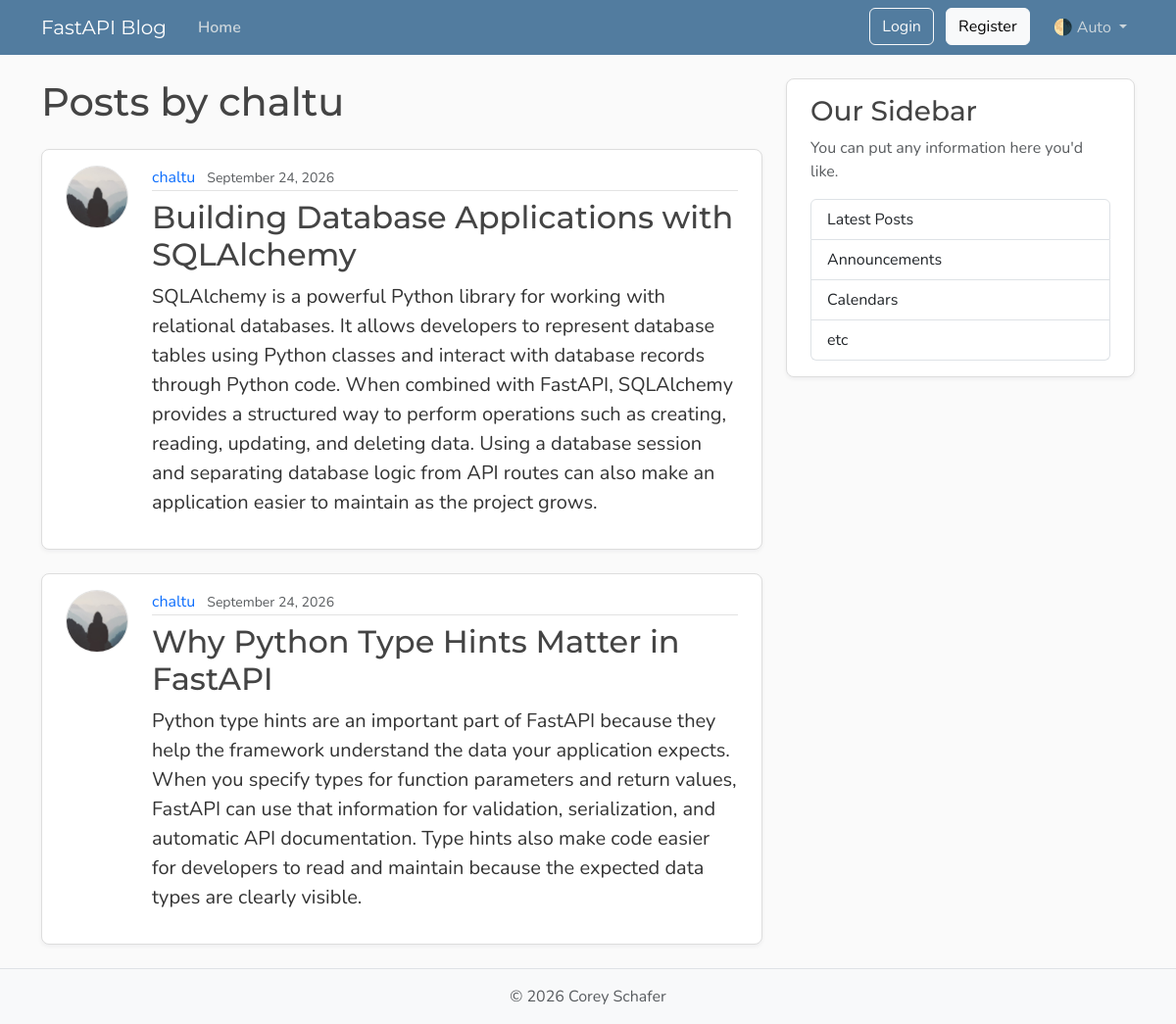
Screenshot of /users/2/posts with the database file from the repository.
### models.py (models this page shows, shortened)
class User(Base):
    __tablename__ = "users"
    id: Mapped[int] = mapped_column(Integer, primary_key=True, index=True)
    username: Mapped[str] = mapped_column(String(50), unique=True, nullable=False)
    email: Mapped[str] = mapped_column(String(120), unique=True, nullable=False)
    password_hash: Mapped[str] = mapped_column(String(200), nullable=False)
    image_file: Mapped[str | None] = mapped_column(
        String(200),
        nullable=True,
        default=None,
    )
    posts: Mapped[list[Post]] = relationship(
        back_populates="author",
        cascade="all, delete-orphan",
    )

class Post(Base):
    __tablename__ = "posts"
    id: Mapped[int] = mapped_column(Integer, primary_key=True, index=True)
    title: Mapped[str] = mapped_column(String(100), nullable=False)
    content: Mapped[str] = mapped_column(Text, nullable=False)
    user_id: Mapped[int] = mapped_column(
        ForeignKey("users.id"),
        nullable=False,
        index=True,
    )
    date_posted: Mapped[datetime] = mapped_column(
        DateTime(timezone=True),
        default=lambda: datetime.now(UTC),
    )
    author: Mapped[User] = relationship(back_populates="posts")

### main.py (the view)
@app.get("/users/{user_id}/posts", include_in_schema=False, name="user_posts")
async def user_posts_page(
    request: Request,
    user_id: int,
    db: Annotated[AsyncSession, Depends(get_db)],
):
    result = await db.execute(select(models.User).where(models.User.id == user_id))
    user = result.scalars().first()
    if not user:
        raise HTTPException(
            status_code=status.HTTP_404_NOT_FOUND,
            detail="User not found",
        )
    result = await db.execute(
        select(models.Post)
        .options(selectinload(models.Post.author))
        .where(models.Post.user_id == user_id)
        .order_by(models.Post.date_posted.desc()),
    )
    posts = result.scalars().all()
    return templates.TemplateResponse(
        request,
        "user_posts.html",
        {"posts": posts, "user": user, "title": f"{user.username}'s Posts"},
    )

### templates/user_posts.html
{% extends "layout.html" %}
{% block content %}
  <h1 class="mb-4">Posts by {{ user.username }}</h1>
  {% for post in posts %}
    <article class="content-section py-3 px-4 mb-4">
      <div class="d-flex align-items-start gap-4">
        <img class="rounded-circle article-img flex-shrink-0"
             src="{{ post.author.image_path }}"
             alt="{{ post.author.username }}'s profile picture"
             width="64"
             height="64"
             loading="lazy">
        <div class="flex-grow-1">
          <div class="article-metadata mb-2">
            <a class="me-2"
               href="{{ url_for('user_posts', user_id=post.author.id) }}">{{ post.author.username }}</a>
            <small class="text-body-secondary">{{ post.date_posted.strftime("%B %d, %Y") }}</small>
          </div>
          <h2>
            <a class="article-title"
               href="{{ url_for('post_page', post_id=post.id) }}">{{ post.title }}</a>
          </h2>
          <p class="article-content">{{ post.content }}</p>
        </div>
      </div>
    </article>
  {% else %}
    <p class="text-body-secondary">No posts by this user yet.</p>
  {% endfor %}
{% endblock content %}

### static/css/main.css (style rules this page uses)
:root { --font-heading: "Montserrat", system-ui, -apple-system, BlinkMacSystemFont, sans-serif; --font-body: "Nunito", system-ui, -apple-system, BlinkMacSystemFont, sans-serif; --color-bg-body: #fafafa; --color-bg-content: #ffffff; --color-text-primary: #333333; --color-text-heading: #444444; --color-steel: #527c9f; --color-nav-link: #cbd5db; --color-nav-link-hover: #ffffff; --color-link-hover: #428bca; --color-border: #dddddd; --color-border-light: #e3e3e3; --spacing-xl: 5rem; --article-img-size: 4rem; --account-img-size: 7.813rem; }
body { font-family: var(--font-body); background: var(--color-bg-body); color: var(--color-text-primary); }
h1, h2, h3, h4, h5, h6 { font-family: var(--font-heading); color: var(--color-text-heading); }
a { text-decoration: none; }
.content-section { background: var(--color-bg-content); border: 1px solid var(--color-border); border-radius: 0.5rem; box-shadow: 0 2px 4px rgba(15, 23, 42, 0.05); transition: box-shadow 0.15s ease, transform 0.15s ease, border-color 0.15s ease; }
.article-title { color: var(--color-text-heading); transition: color 0.2s ease-in-out; }
.article-content { white-space: pre-line; font-size: 1.25rem; }
.article-img { height: var(--article-img-size); width: var(--article-img-size); flex-shrink: 0; object-fit: cover; border: 1px solid var(--color-border-light); box-shadow: 0 0 0 2px var(--color-bg-content); }
.article-metadata { padding-bottom: 0.063rem; border-bottom: 1px solid var(--color-border-light); }
.article-metadata a { transition: color 0.2s ease-in-out; }

### rows the page displays
User: username "chaltu"
Post: author.username "chaltu", date_posted "September 24, 2026", title "Building Database Applications with SQLAlchemy", content "SQLAlchemy is a powerful Python library for working with relational databases. It allows developers to represent database tables using Python classes and interact with database records through Python code. When combined with FastAPI, SQLAlchemy provides a structured way to perform operations such as creating, reading, updating, and deleting data. Using a database session and separating database logic from API routes can also make an application easier to maintain as the project grows."
Post: author.username "chaltu", date_posted "September 24, 2026", title "Why Python Type Hints Matter in FastAPI", content "Python type hints are an important part of FastAPI because they help the framework understand the data your application expects. When you specify types for function parameters and return values, FastAPI can use that information for validation, serialization, and automatic API documentation. Type hints also make code easier for developers to read and maintain because the expected data types are clearly visible."
